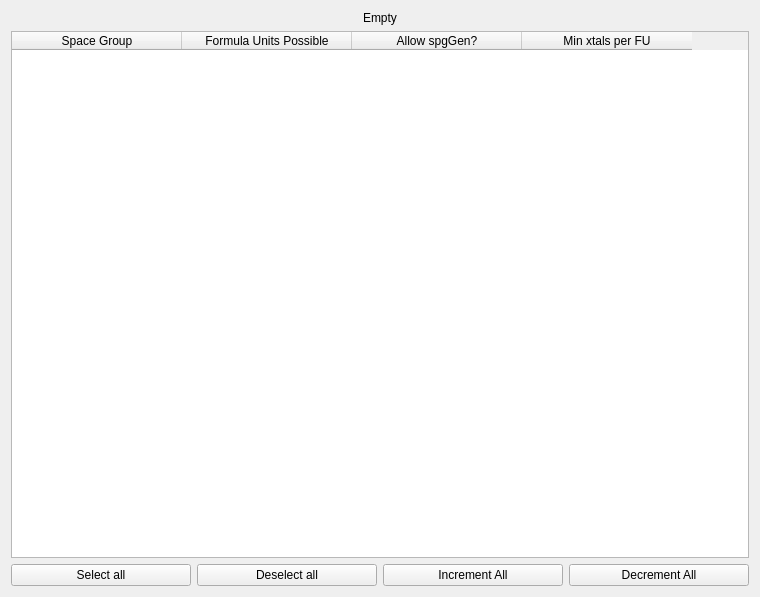
<?xml version="1.0" encoding="UTF-8"?>
<ui version="4.0">
 <class>SpgGenDialog</class>
 <widget class="QWidget" name="SpgGenDialog">
  <property name="geometry">
   <rect>
    <x>0</x>
    <y>0</y>
    <width>760</width>
    <height>597</height>
   </rect>
  </property>
  <property name="windowTitle">
   <string>Spacegroup Options</string>
  </property>
  <layout class="QGridLayout" name="gridLayout">
   <item row="2" column="2">
    <widget class="QPushButton" name="push_deselectAll">
     <property name="text">
      <string>Deselect all</string>
     </property>
    </widget>
   </item>
   <item row="2" column="4">
    <widget class="QPushButton" name="push_decrementAll">
     <property name="text">
      <string>Decrement All</string>
     </property>
    </widget>
   </item>
   <item row="2" column="1">
    <widget class="QPushButton" name="push_selectAll">
     <property name="text">
      <string>Select all</string>
     </property>
    </widget>
   </item>
   <item row="1" column="1" colspan="4">
    <widget class="QTableWidget" name="table_list">
     <property name="contextMenuPolicy">
      <enum>Qt::CustomContextMenu</enum>
     </property>
     <property name="editTriggers">
      <set>QAbstractItemView::NoEditTriggers</set>
     </property>
     <property name="alternatingRowColors">
      <bool>true</bool>
     </property>
     <property name="selectionMode">
      <enum>QAbstractItemView::SingleSelection</enum>
     </property>
     <property name="selectionBehavior">
      <enum>QAbstractItemView::SelectRows</enum>
     </property>
     <property name="sortingEnabled">
      <bool>false</bool>
     </property>
     <attribute name="horizontalHeaderVisible">
      <bool>true</bool>
     </attribute>
     <attribute name="horizontalHeaderCascadingSectionResizes">
      <bool>true</bool>
     </attribute>
     <attribute name="horizontalHeaderDefaultSectionSize">
      <number>170</number>
     </attribute>
     <attribute name="horizontalHeaderHighlightSections">
      <bool>true</bool>
     </attribute>
     <attribute name="horizontalHeaderMinimumSectionSize">
      <number>100</number>
     </attribute>
     <attribute name="horizontalHeaderShowSortIndicator" stdset="0">
      <bool>false</bool>
     </attribute>
     <attribute name="horizontalHeaderStretchLastSection">
      <bool>false</bool>
     </attribute>
     <column>
      <property name="text">
       <string>Space Group</string>
      </property>
     </column>
     <column>
      <property name="text">
       <string>Formula Units Possible</string>
      </property>
     </column>
     <column>
      <property name="text">
       <string>Allow spgGen?</string>
      </property>
     </column>
     <column>
      <property name="text">
       <string>Min xtals per FU</string>
      </property>
     </column>
    </widget>
   </item>
   <item row="2" column="3">
    <widget class="QPushButton" name="push_incrementAll">
     <property name="text">
      <string>Increment All</string>
     </property>
    </widget>
   </item>
   <item row="0" column="2" colspan="2">
    <widget class="QLabel" name="ui_label">
     <property name="text">
      <string>Empty</string>
     </property>
     <property name="alignment">
      <set>Qt::AlignCenter</set>
     </property>
    </widget>
   </item>
  </layout>
  <zorder>push_selectAll</zorder>
  <zorder>push_deselectAll</zorder>
  <zorder>table_list</zorder>
  <zorder>push_decrementAll</zorder>
  <zorder>push_incrementAll</zorder>
  <zorder>ui_label</zorder>
 </widget>
 <resources/>
 <connections/>
</ui>
